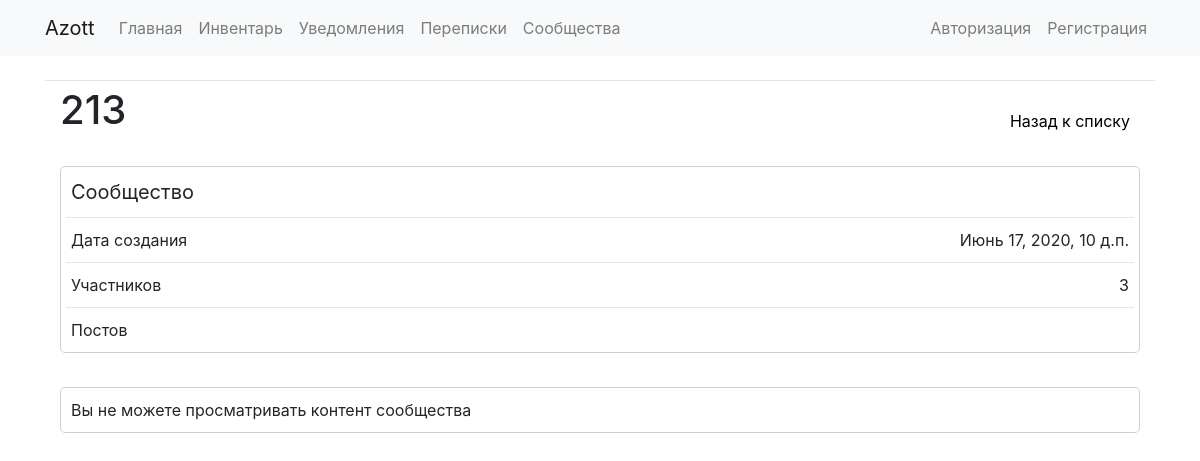
Screenshot of /groups/15/ with the database file from the repository.
### communities/models.py (models this page shows, shortened)
class Group(models.Model):
	groupname = models.CharField(max_length=40)
	image = models.ImageField(upload_to='groups/groupimages', default=False)
	slug = models.SlugField(max_length=40, unique=True)
	description = models.TextField(blank=True)
	public = models.BooleanField(default=True)
	allowarticles = models.IntegerField(default=2)
	pubdate = models.DateTimeField('date published', default=datetime.now)
	admin = models.ForeignKey(User, on_delete=models.CASCADE, null=True, blank=True, related_name='groups_admins')
	editors = models.ManyToManyField(User, blank=True, related_name='groups_editors')
	subscribers = models.ManyToManyField(User, blank=True, related_name='groups_subs')
	subrequests = models.ManyToManyField(User, blank=True, related_name='groups_requests')
	banned = models.ManyToManyField(User, blank=True, related_name='groups_banned')
	rating = models.FloatField(null=True, blank=True, default=0)
	def can_see_group(self, user):
		if self.public:
			return True
		if user is not None and not user.is_authenticated:
			return False
		if user in self.subscribers.all() or user in self.editors.all() or user == self.admin:
			return True
		return False

### communities/views.py (the view, shortened to what this page needs)
# urls.py: path('<str:groupslug>/', community, name='community'),
def community(request, groupslug):
    if Group.objects.filter(slug=groupslug).exists():
        group = Group.objects.get(slug=groupslug)
        if not group.can_see_group(request.user):
            context = {
                'group': group,
            }
            return render(request, 'communities/closedgroup.html', context)
    else:
        return render(request, 'communities/nogroup.html', status=404)

### communities/templates/communities/closedgroup.html (shortened to what this page needs)
{% extends "base_general.html" %}
{% load static %}
{% block links %}
  <link rel="stylesheet" href="{% static 'communities/css/style.css' %}"/>
{% endblock %}
{% block content %}
  <div class="inline-wrapper">
    <h1>{{ group.groupname }}</h1>
    <a class="button1" href="{% url 'communities:home' %}">Назад к списку</a>
  </div>
  <br>
  <div class="inline-wrapper">
    <div class="plate" style="width: 100%;">
      <div class="inline-wrapper">
        <div class="text1">Сообщество</div>
      </div>
      <hr>
      <div class="inline-wrapper">
        <div class="text2">Дата создания</div>
        <div class="text2">{{ group.pubdate }}</div>
      </div>
      <hr>
      <div class="inline-wrapper">
        <div class="text2">Участников</div>
        <div class="inline-wrapper">
          <div class="text2">{{ group.subscribers.count|add:group.editors.count|add:1 }}</div>
        </div>
      </div>
      <hr>
      <div class="inline-wrapper">
        <div class="text2">Постов</div>
      </div>
    </div>
  </div>
  <br>
  <div class="plate">
    <div class="text2">{% if request.user in group.banned.all %}Вы заблокированы в данном сообществе{% else %}Вы не можете просматривать контент сообщества{% endif %}</div>
  </div>
{% endblock %}

### static/communities/css/style.css (style rules this page uses)
hr { margin: 5px 0px; }
html { overflow-y: scroll; }
* { box-sizing: border-box; text-decoration: none; outline: none; list-style-type: none; height: auto; word-wrap: break-word; }
a { color: black; text-decoration: none; }
i, img, .button0, .button0-1, .button1, .button2, .button3 { -webkit-touch-callout: none; -webkit-user-select: none; -khtml-user-select: none; -moz-user-select: none; -ms-user-select: none; user-select: none; }
.plate { padding: 5px; border: 1px solid #D0D0D0; border-radius: 5px; margin-bottom: 10px; background-color: white; }
.inline-wrapper { display: flex; justify-content: space-between; }
.text1 { margin: 5px; font-size: 20px; white-space: pre-line; }
.text2 { margin: 5px; font-size: 16px; white-space: pre-line; }
.button1 { text-align: center; min-height: 40px; padding: 7px 10px; border-radius: 10px; cursor: pointer; transition: 0.2s; margin-top: auto; }

### rows the page displays
Group: groupname "213", pubdate "Июнь 17, 2020, 10 д.п.", subscribers.count|add "3"
